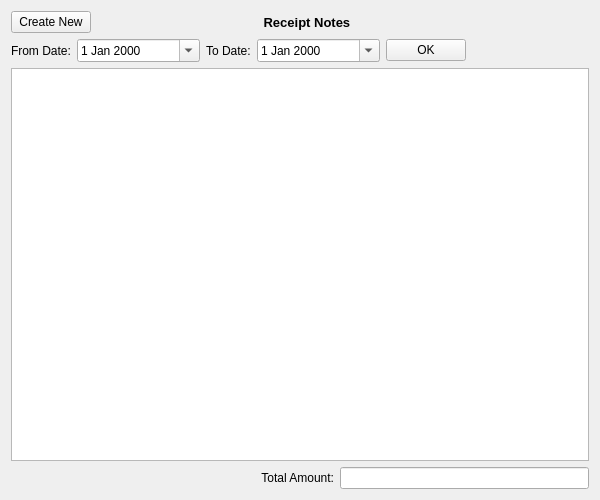
<?xml version="1.0" encoding="UTF-8"?>
<ui version="4.0">
 <class>ReceiptNotes</class>
 <widget class="QWidget" name="ReceiptNotes">
  <property name="geometry">
   <rect>
    <x>0</x>
    <y>0</y>
    <width>600</width>
    <height>500</height>
   </rect>
  </property>
  <property name="windowTitle">
   <string>Form</string>
  </property>
  <layout class="QVBoxLayout" name="verticalLayout">
   <item>
    <layout class="QHBoxLayout" name="horizontalLayout_2">
     <item>
      <widget class="QPushButton" name="createNewPushButton">
       <property name="sizePolicy">
        <sizepolicy hsizetype="Fixed" vsizetype="Fixed">
         <horstretch>0</horstretch>
         <verstretch>0</verstretch>
        </sizepolicy>
       </property>
       <property name="text">
        <string>Create New</string>
       </property>
      </widget>
     </item>
     <item>
      <widget class="QLabel" name="titleLabel">
       <property name="font">
        <font>
         <pointsize>10</pointsize>
         <weight>75</weight>
         <bold>true</bold>
        </font>
       </property>
       <property name="text">
        <string>Receipt Notes                    </string>
       </property>
       <property name="alignment">
        <set>Qt::AlignCenter</set>
       </property>
      </widget>
     </item>
    </layout>
   </item>
   <item>
    <layout class="QHBoxLayout" name="horizontalLayout" stretch="0,1,0,1,0,1">
     <item>
      <widget class="QLabel" name="fromDateLabel">
       <property name="text">
        <string>From Date:</string>
       </property>
      </widget>
     </item>
     <item>
      <widget class="QDateEdit" name="fromDateDateEdit">
       <property name="calendarPopup">
        <bool>true</bool>
       </property>
      </widget>
     </item>
     <item>
      <widget class="QLabel" name="toDateLabel">
       <property name="text">
        <string>To Date:</string>
       </property>
      </widget>
     </item>
     <item>
      <widget class="QDateEdit" name="toDateDateEdit">
       <property name="calendarPopup">
        <bool>true</bool>
       </property>
      </widget>
     </item>
     <item>
      <widget class="QPushButton" name="okPushButton">
       <property name="sizePolicy">
        <sizepolicy hsizetype="Fixed" vsizetype="Fixed">
         <horstretch>0</horstretch>
         <verstretch>0</verstretch>
        </sizepolicy>
       </property>
       <property name="text">
        <string>OK</string>
       </property>
      </widget>
     </item>
     <item>
      <spacer name="horizontalSpacer">
       <property name="orientation">
        <enum>Qt::Horizontal</enum>
       </property>
       <property name="sizeHint" stdset="0">
        <size>
         <width>40</width>
         <height>20</height>
        </size>
       </property>
      </spacer>
     </item>
    </layout>
   </item>
   <item>
    <widget class="QTableView" name="tableView"/>
   </item>
   <item>
    <layout class="QHBoxLayout" name="horizontalLayout_3">
     <item>
      <spacer name="horizontalSpacer_2">
       <property name="orientation">
        <enum>Qt::Horizontal</enum>
       </property>
       <property name="sizeHint" stdset="0">
        <size>
         <width>40</width>
         <height>20</height>
        </size>
       </property>
      </spacer>
     </item>
     <item>
      <widget class="QLabel" name="totalAmountLabel">
       <property name="text">
        <string>Total Amount:</string>
       </property>
       <property name="alignment">
        <set>Qt::AlignRight|Qt::AlignTrailing|Qt::AlignVCenter</set>
       </property>
      </widget>
     </item>
     <item>
      <widget class="QLineEdit" name="totalAmountLineEdit"/>
     </item>
    </layout>
   </item>
  </layout>
 </widget>
 <tabstops>
  <tabstop>createNewPushButton</tabstop>
  <tabstop>fromDateDateEdit</tabstop>
  <tabstop>toDateDateEdit</tabstop>
  <tabstop>okPushButton</tabstop>
 </tabstops>
 <resources/>
 <connections/>
</ui>
